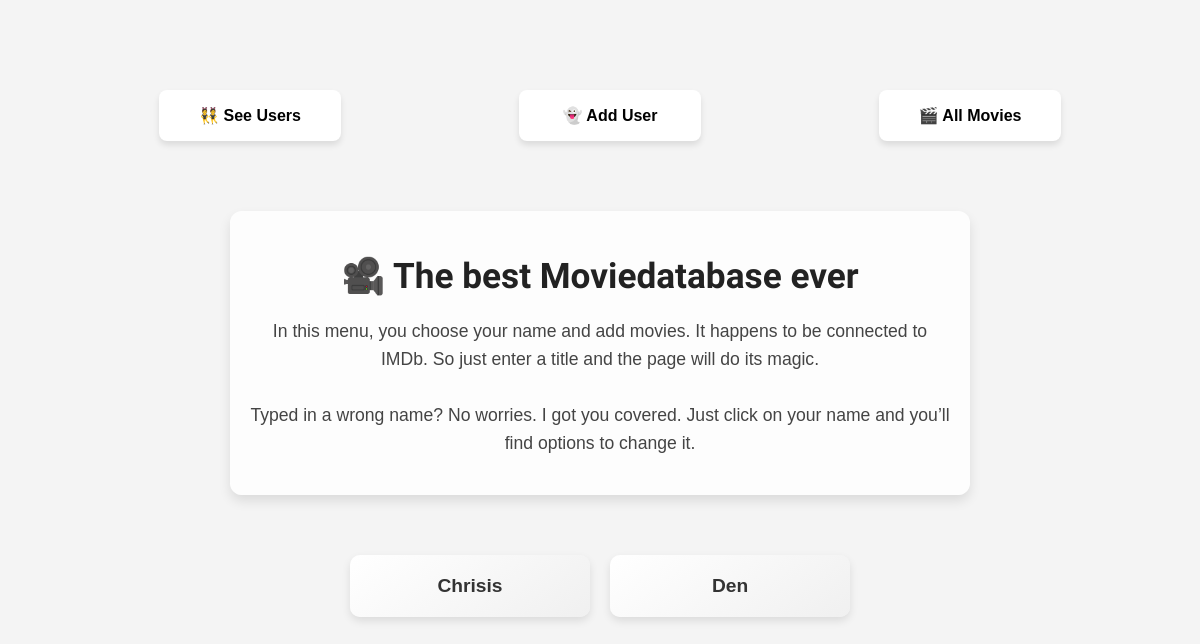
The app's page /users, older data.
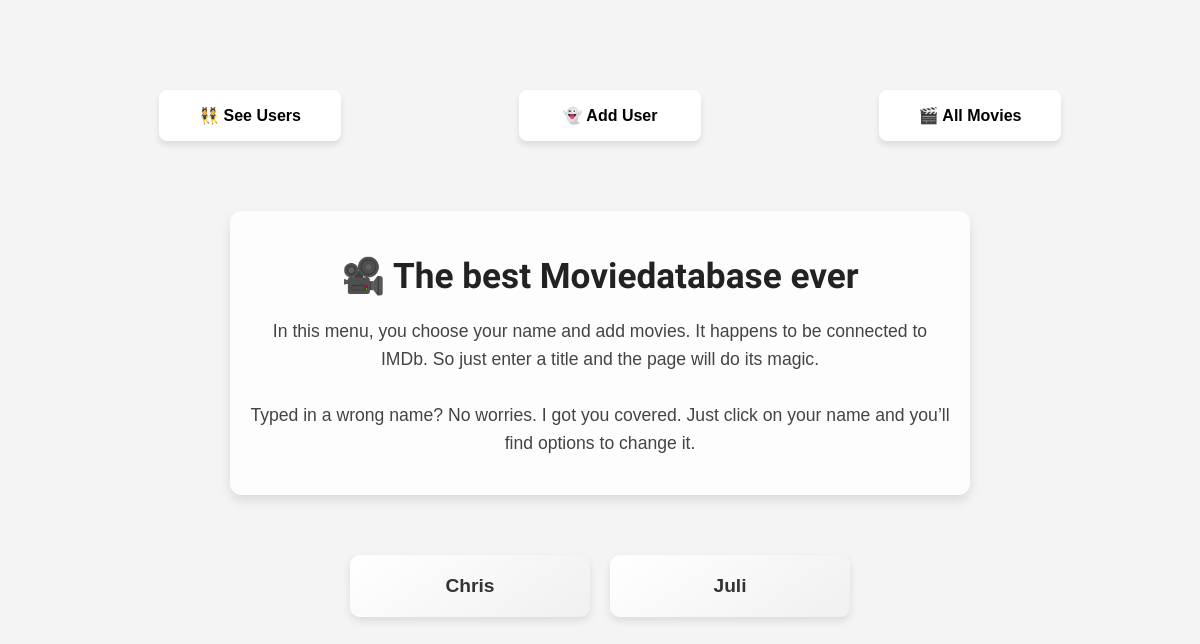
The same page, newer data.
### models.py (models this page shows, shortened)
class User(db.Model):
    __tablename__ = 'users'
    user_id = db.Column(db.Integer, primary_key=True)
    user_name = db.Column(db.String)
    movies = db.relationship('Movie', backref='user', cascade='all, delete', lazy=True)

### app.py (the view)
@app.route('/users')
def list_users():
    users = data_manager.get_all_users()
    return render_template('users.html', users=users)

### datamanager.py (called while the page is built)
    def get_all_users(self):
        return User.query.all()

### templates/users.html (shortened to what this page needs)
{% extends "base.html" %}
{% block content %}
<div class="intro">
    <h1>🎥 The best Moviedatabase ever</h1>
    <p>
        In this menu, you choose your name and add movies. It happens to be connected to IMDb.
        So just enter a title and the page will do its magic. <br><br>
        Typed in a wrong name? No worries. I got you covered. Just click on your name and you’ll find options to change it.
    </p>
</div>
<div class="user-list">
    {% for user in users %}
        <div class="user-card">
            <a href="{{ url_for('list_user_movies', user_id=user.user_id) }}">{{ user.user_name }}</a>
        </div>
    {% else %}
        <p>No users found.</p>
    {% endfor %}
</div>
{% endblock %}

Row changes from the older to the newer data that the page shows:
removed User: user_name "Den"
added User: user_name "Chris"
changed User: user_name "Chrisis" → "Juli"
